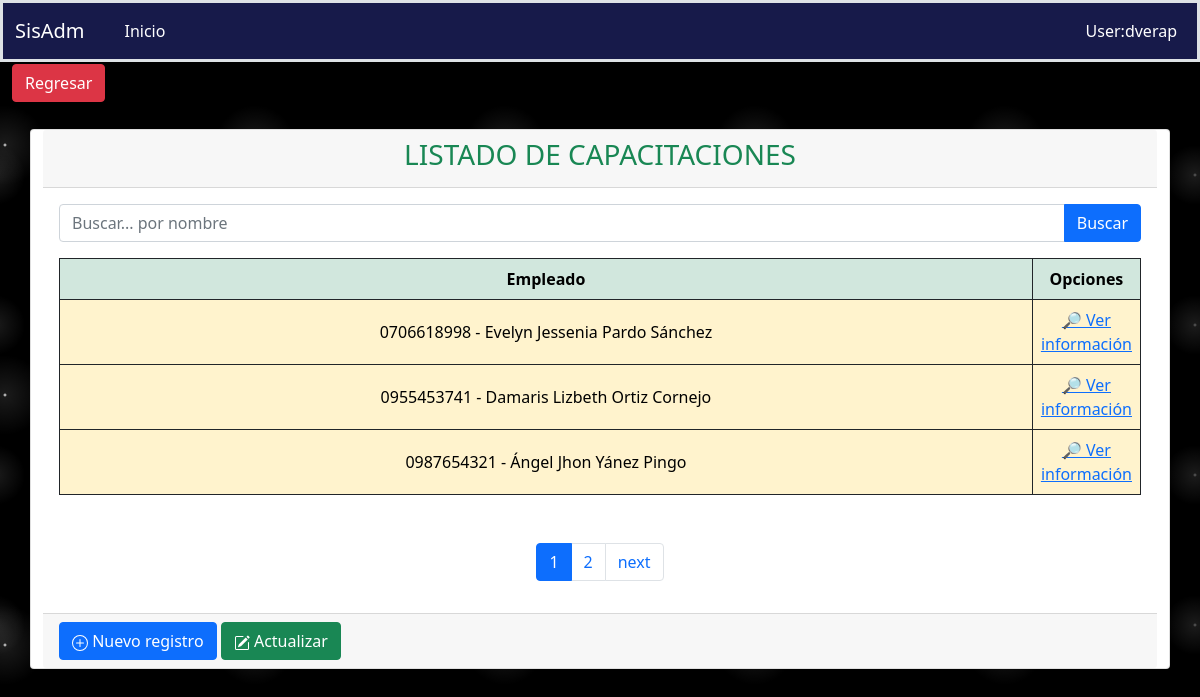
The page /fichaPersonal/capacitaciones on the database its author committed.
### aplicaciones/ficha_personal/models.py (models this page shows, shortened)
class Capacitaciones(models.Model):
    empleado = models.ForeignKey(Empleado, on_delete=models.PROTECT, blank=True, null=True)
    certificado = models.FileField(upload_to='fichaPersonal/capacitaciones', blank=True, null=True)
    fecha_Inicio = models.DateField(blank=True, null=True, auto_now=False)
    fecha_Fin = models.DateField(blank=True, null=True, auto_now=False)
    duracion = models.CharField(max_length=10, blank=True, null=True)
    class Meta:
        verbose_name = "Capacitacion"
        verbose_name_plural = "Capacitaciones"
        ordering = ('id',)

class Empleado(Base):
    nombres = models.CharField(max_length=200)
    cedula = models.CharField(max_length=10, unique=True)
    fecha_nacimiento = models.DateField(blank=True, null=True, auto_now=False)
    genero = models.CharField(max_length=1, choices=GENERO, default=GENERO[0][0], blank=True, null=True)
    pais = models.ForeignKey(Pais, on_delete=models.PROTECT, blank=True, null=True)
    provincia = models.ForeignKey(Provincia, on_delete=models.PROTECT, blank=True, null=True)
    ciudad = models.ForeignKey(Ciudad, on_delete=models.PROTECT, blank=True, null=True)
    estado_civil = models.CharField(max_length=1, choices=ESTADO_CIVIL, default=ESTADO_CIVIL[0][0], blank=True,null=True)
    email = models.CharField(max_length=100, unique=True)
    direccion = models.TextField(blank=True, null=True, verbose_name='Dirección')
    telefonos = models.CharField(max_length=50, blank=True, null=True)
    fecha_IESS = models.DateField(blank=True, null=True, auto_now=False)
    tipo_Contrato = models.CharField(max_length=2, choices=TIPO_CONTRATO, default=TIPO_CONTRATO[0][0], blank=True,null=True)
    fecha_Ingreso = models.DateField(blank=True, null=True, auto_now=False)
    foto = models.ImageField(upload_to='fichaPersonal/empleados', blank=True, null=True)
    cargo = models.ForeignKey(Cargo, on_delete=models.PROTECT,blank=True, null=True)
    departamento = models.ForeignKey(Departamento, on_delete=models.PROTECT,blank=True, null=True)
    estado = models.BooleanField(default=True)
    def __str__(self):
        return "{} - {}".format(self.cedula, self.nombres)
    class Meta:
        verbose_name = "Empleado"
        verbose_name_plural = "Empleados"
        ordering = ('id',)

### aplicaciones/ficha_personal/views/Capacitaciones/views.py (the view)
# urls.py: path('capacitaciones', CapacitacionesListView.as_view(), name='capacitaciones'),
class CapacitacionesListView(ListView):
    template_name = "Capacitaciones/listCapacitaciones.html"
    context_object_name = 'capacitacion'
    model = Capacitaciones
    paginate_by = 3
    def get_queryset(self):
        query = self.request.GET.get("query")
        print(query)
        if query:
            return self.model.objects.filter(empleado__nombres=query)
        else:
            return self.model.objects.all()
    def get_context_data(self, **kwargs):
        context = super().get_context_data(**kwargs)
        context['url_anterior'] = '/fichaPersonal/fichaPersonal'
        context['listar_url']= '/fichaPersonal/capacitaciones'
        context['crear_url'] = '/fichaPersonal/crearCapacitaciones/'
        context['titulo'] = 'LISTADO DE CAPACITACIONES'
        context['query'] = self.request.GET.get("query") or ""
        return context

### aplicaciones/ficha_personal/templates/Capacitaciones/listCapacitaciones.html (shortened to what this page needs)
{% extends 'consulta.html' %}
{% load static %}
{% block search %}
    <form action="{% url 'ficha_Personal:capacitaciones' %}" method="GET">
      <div class="input-group mb-3">
        <input type="text" name="query" value="{{ query }}" class="form-control" placeholder="Buscar... por nombre" id="idInputSearch" aria-describedby="basic-addon2"/>
        <button type="submit" class="btn btn-primary mr-1" id="idSearchSp">Buscar</button>
      </div>
    </form>
{% endblock %}
{% block columns %}
    <thead>
        <tr class="align-middle table-success text-center table-bordered border-dark">
            <th scope="col" style="width: 25px;">Empleado</th>
            <th scope="col" style="width: 10%;">Opciones</th>
        </tr>
    </thead>
{% endblock %}
{% block rows %}
    {% for cap in capacitacion %}
        <tbody>
            <tr class="align-middle table-warning text-center table-bordered border-dark">
                <td>{{ cap.empleado }}</td>
                <td class="acciones">
                    <a href="{% url 'ficha_Personal:registroCapacitaciones' cap.empleado_id %}">🔎️ Ver información</a>
                </td>
            </tr>
        </tbody>
    {% endfor %}
{% endblock %}

### static/css/estilos.css (style rules this page uses)
body { background-color:black; background-image: radial-gradient(white, rgba(255,255,255,.2) 2px, transparent 40px), radial-gradient(white, rgba(255,255,255,.15) 1px, transparent 30px), radial-gradient(white, rgba(255,255,255,.1) 2px, transparent 40px), radial-gradient(rgba(255,255,255,.4), rgba(255,255,255,.1) 2px, transparent 30px); background-size: 550px 550px, 350px 350px, 250px 250px, 150px 150px; background-position: 0 0, 40px 60px, 130px 270px, 70px 100px; color: #171a4a; }

### rows shown on the page
Capacitaciones: empleado "0706618998 - Evelyn Jessenia Pardo Sánchez"
Capacitaciones: empleado "0955453741 - Damaris Lizbeth Ortiz Cornejo"
Capacitaciones: empleado "0987654321 - Ángel Jhon Yánez Pingo"

### other values the page prints
{{ titulo }} "LISTADO DE CAPACITACIONES"
{{ i }} "1"
{{ i }} "2"
